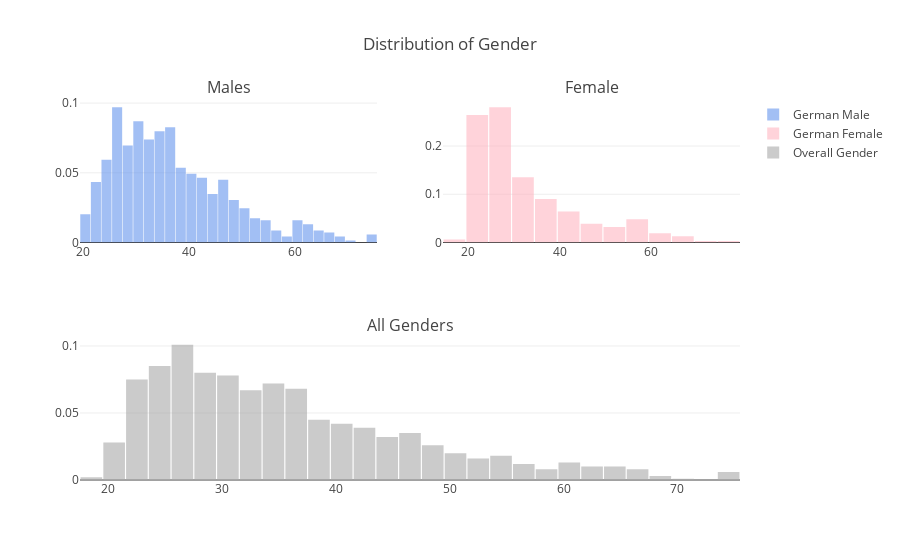

Notebook cell for this chart:
### Code cell
from plotly import tools
import plotly.plotly as py
import plotly.graph_objs as go

by_age = df['Age'].values.tolist()
male_age = df['Age'].loc[df['Sex'] == 'male'].values.tolist()
female_age = df['Age'].loc[df['Sex'] == 'female'].values.tolist()

trace0 = go.Histogram(
    x=male_age,
    histnorm='probability',
    name="German Male",
    marker = dict(
        color = 'rgba(100, 149, 237, 0.6)',
    )
)
trace1 = go.Histogram(
    x=female_age,
    histnorm='probability',
    name="German Female",
    marker = dict(
        color = 'rgba(255, 182, 193, 0.6)',
    )
)
trace2 = go.Histogram(
    x=by_age,
    histnorm='probability',
    name="Overall Gender",
     marker = dict(
        color = 'rgba(169, 169, 169, 0.6)',
    )
)
fig = tools.make_subplots(rows=2, cols=2, specs=[[{}, {}], [{'colspan': 2}, None]],
                          subplot_titles=('Males','Female', 'All Genders'))

fig.append_trace(trace0, 1, 1)
fig.append_trace(trace1, 1, 2)
fig.append_trace(trace2, 2, 1)

fig['layout'].update(showlegend=True, title='Distribution of Gender', bargap=0.05)
iplot(fig, filename='custom-sized-subplot-with-subplot-titles')

### Figure 1 — Plotly figure (JSON) as saved in the notebook; plotly's stock layout.template omitted (floating-point values rounded to 4 significant figures; data arrays with more than 128 entries replaced by an {"elided": "..."} marker saying what was removed)
{"data": [{"histnorm": "probability", "marker": {"color": "rgba(100, 149, 237, 0.6)"}, "name": "German Male", "x": {"elided": "690 int values"}, "type": "histogram", "uid": "dd490a0a-167c-11ef-a57a-0242ac130202", "xaxis": "x", "yaxis": "y"}, {"histnorm": "probability", "marker": {"color": "rgba(255, 182, 193, 0.6)"}, "name": "German Female", "x": {"elided": "310 int values"}, "type": "histogram", "uid": "dd4a2f52-167c-11ef-a57a-0242ac130202", "xaxis": "x2", "yaxis": "y2"}, {"histnorm": "probability", "marker": {"color": "rgba(169, 169, 169, 0.6)"}, "name": "Overall Gender", "x": {"elided": "1000 int values"}, "type": "histogram", "uid": "dd4b9086-167c-11ef-a57a-0242ac130202", "xaxis": "x3", "yaxis": "y3"}], "layout": {"annotations": [{"font": {"size": 16}, "showarrow": false, "text": "Males", "x": 0.225, "xanchor": "center", "xref": "paper", "y": 1, "yanchor": "bottom", "yref": "paper"}, {"font": {"size": 16}, "showarrow": false, "text": "Female", "x": 0.775, "xanchor": "center", "xref": "paper", "y": 1, "yanchor": "bottom", "yref": "paper"}, {"font": {"size": 16}, "showarrow": false, "text": "All Genders", "x": 0.5, "xanchor": "center", "xref": "paper", "y": 0.375, "yanchor": "bottom", "yref": "paper"}], "xaxis": {"anchor": "y", "domain": [0, 0.45], "type": "linear", "range": [19.5, 75.5], "autorange": true}, "yaxis": {"anchor": "x", "domain": [0.625, 1], "range": [0, 0.1022], "autorange": true}, "xaxis2": {"anchor": "y2", "domain": [0.55, 1], "type": "linear", "range": [14.5, 79.5], "autorange": true}, "yaxis2": {"anchor": "x2", "domain": [0.625, 1], "range": [0, 0.2954], "autorange": true}, "xaxis3": {"anchor": "y3", "domain": [0, 1], "type": "linear", "range": [17.5, 75.5], "autorange": true}, "yaxis3": {"anchor": "x3", "domain": [0, 0.375], "range": [0, 0.1063], "autorange": true}, "showlegend": true, "title": {"text": "Distribution of Gender"}, "bargap": 0.05, "autosize": true}}
